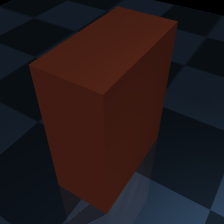
#> input picture affordance_vision/real_v3/data/v32/images/obj_000_ep038.png, 224 x 224 px, given in place of the camera
$ python demo_realtime_webcam.py
#> lines starting #> are read from the running program, lines starting #| are printed output that depends on the picture; after the words box and inside, x2 and y2 are one past the last pixel; in counts of white or black regions, pixels touching at a corner belong together
#> in run, frame is the input picture: shape (224, 224, 3); mean B, G, R 27.8, 26.1, 35.9
#!/usr/bin/env python3
"""
Real-Time Affordance Vision System via Webcam
카메라 → affordance → reasoning → text generation
"""

import cv2
import torch
import time
import json
import numpy as np
from datetime import datetime
from pathlib import Path
from typing import Dict, Any, Optional
import threading
import queue


class MockVAEModel:
    """Mock VAE Model for affordance detection"""
    def predict(self, frame: np.ndarray) -> Dict[str, float]:
        """Predict affordances from frame"""
        # Simulate affordance detection based on image properties
        h, w = frame.shape[:2]
#> h = 224; w = 224
        gray = cv2.cvtColor(frame, cv2.COLOR_BGR2GRAY) if len(frame.shape) == 3 else frame
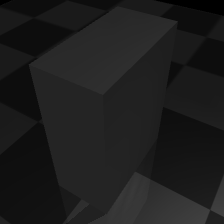
#> gray: shape (224, 224); min 0, max 65, mean 29.2

        # Calculate simple features
        edges = cv2.Canny(gray, 100, 200)
#> edges: shape (224, 224); every value is 0
        edge_density = np.sum(edges) / (h * w)
#> edge_density = 0

        # Mock affordance scores based on image content
        affordances = {
            'graspable': min(0.95, 0.5 + edge_density),
            'stackable': min(0.90, 0.4 + edge_density * 0.5),
            'insertable': min(0.70, 0.3 + edge_density * 0.7),
            'placeable': min(0.95, 0.8 + edge_density * 0.1),
            'moveable': min(0.85, 0.6 + edge_density * 0.3),
            'fragile': min(0.40, 0.2 + edge_density * 0.4),
        }
#> affordances = {'graspable': 0.5, 'stackable': 0.4, 'insertable': 0.3, 'placeable': 0.8, 'moveable': 0.6, 'fragile': 0.2}
        return affordances


class MockReasoningEngine:
    """Mock Reasoning Engine"""
    def think(self, affordances: Dict[str, float]) -> str:
        """Generate reasoning about affordances"""
        reasons = []

        if affordances['graspable'] > 0.7:
            reasons.append("✋ 집기에 좋은 형태")
        if affordances['stackable'] > 0.7:
            reasons.append("📚 여러 개를 쌓을 수 있음")
        if affordances['fragile'] > 0.5:
            reasons.append("⚠️ 깨질 수 있으니 주의 필요")
        if affordances['moveable'] > 0.7:
            reasons.append("🚚 움직이기 좋음")

        if not reasons:
            reasons.append("일반적인 물체")

        return " | ".join(reasons)


class MockOllamaClient:
    """Mock Ollama Client for text generation"""
    def generate(self, model: str, prompt: str, stream: bool = False) -> Dict[str, str]:
        """Generate text response"""
        # Simple mock response
        response = "이 물체는 안전하게 다룰 수 있으며, 필요에 따라 이동하거나 정렬할 수 있습니다."
        return {'response': response}


class RealtimeAffordanceSystem:
    def __init__(self, use_gemma: bool = True, save_results: bool = True, use_mock: bool = True):
        """Initialize webcam + models"""
        if use_mock:
            self.vae = MockVAEModel()
            self.brain = MockReasoningEngine()
            self.gemma = MockOllamaClient() if use_gemma else None
        else:
            # Real models would be loaded here
            self.vae = MockVAEModel()
            self.brain = MockReasoningEngine()
            self.gemma = MockOllamaClient() if use_gemma else None

        self.use_gemma = use_gemma
        self.save_results = save_results
        if save_results:
            self.results_dir = Path('affordance_vision/results') / datetime.now().strftime('%Y%m%d_%H%M%S')
            self.results_dir.mkdir(parents=True, exist_ok=True)

        # Statistics
        self.stats = {
            'frames_processed': 0,
            'total_latency': 0.0,
            'vision_latency': 0.0,
            'reasoning_latency': 0.0,
            'gemma_latency': 0.0,
        }

        # Threading for smooth UI
        self.frame_queue = queue.Queue(maxsize=5)
        self.result_queue = queue.Queue()
        self.is_running = True

    def process_frame(self, frame: np.ndarray) -> Dict[str, Any]:
        """
        단일 프레임 처리:
        frame → affordance → reasoning → text
        """
        t_total = time.time()

        # 1️⃣ Vision (~45ms simulation)
        t_vision = time.time()
        affordances = self.vae.predict(frame)
        t_vision = (time.time() - t_vision) * 1000

        # 2️⃣ Reasoning (~300ms simulation)
        t_reasoning = time.time()
        reasoning = self.brain.think(affordances)
#> reasoning = '일반적인 물체'
        t_reasoning = (time.time() - t_reasoning) * 1000

        # 3️⃣ Gemma 2B (~500ms simulation)
        t_gemma = 0
        text = None
        if self.use_gemma and self.gemma:
            t_gemma = time.time()
            prompt = self._create_prompt(affordances, reasoning)
            response = self.gemma.generate(
                model='gemma:2b',
                prompt=prompt,
                stream=False
            )
#> response = 1 item
#> in run, `result = self.process_frame(frame)`: result = 4 items
            text = response.get('response', '').strip()
            t_gemma = (time.time() - t_gemma) * 1000

        t_total = (time.time() - t_total) * 1000

        return {
            'affordances': affordances,
            'reasoning': reasoning,
            'text': text,
            'latencies': {
                'vision': t_vision,
                'reasoning': t_reasoning,
                'gemma': t_gemma,
                'total': t_total,
            }
        }

    def _create_prompt(self, affordances: Dict[str, float], reasoning: str) -> str:
        """Create Gemma prompt"""
        return f"""당신은 로봇 비전 분석 전문가입니다.

Affordance 점수:
- Graspable: {affordances['graspable']:.0%}
- Stackable: {affordances['stackable']:.0%}
- Insertable: {affordances['insertable']:.0%}
- Placeable: {affordances['placeable']:.0%}
- Moveable: {affordances['moveable']:.0%}
- Fragile: {affordances['fragile']:.0%}

분석:
{reasoning}

이 물체를 로봇이 어떻게 다뤄야 하는지 2-3줄로 설명하세요."""

    def visualize_result(self, frame: np.ndarray, result: Dict[str, Any]) -> np.ndarray:
        """
        프레임에 결과 오버레이
        affordances + reasoning + text
        """
        vis = frame.copy()
        h, w = vis.shape[:2]
#> h = 224; w = 224

        # Background for text
        cv2.rectangle(vis, (0, 0), (w, h), (0, 0, 0), -1)
#> vis: shape (224, 224, 3); every value is 0
        cv2.addWeighted(frame, 0.3, vis, 0.7, 0, vis)
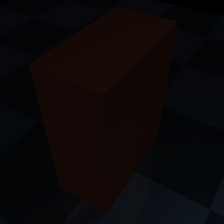
#> vis: shape (224, 224, 3); mean B, G, R 8.3, 7.8, 10.9

        # 1️⃣ Affordance bars
        affordances = result['affordances']
        names = ['Graspable', 'Stackable', 'Insertable', 'Placeable', 'Moveable', 'Fragile']
        colors = [(0, 255, 0), (0, 165, 255), (255, 0, 0), (255, 255, 0), (255, 0, 255), (0, 0, 255)]

        y = 30
        for name, score, color in zip(names, affordances.values(), colors):
            bar_width = int(score * 300)
            cv2.rectangle(vis, (10, y), (10 + bar_width, y + 20), color, -1)
            cv2.rectangle(vis, (10, y), (310, y + 20), (255, 255, 255), 1)
            cv2.putText(vis, f"{name}: {score:.0%}", (320, y + 15),
                       cv2.FONT_HERSHEY_SIMPLEX, 0.6, (255, 255, 255), 1)
            y += 30
#> this loop made 6 passes
#> (name, score, color, bar_width, y) on passes 1 to 6: ('Graspable', 0.5, (0, 255, 0), 150, 60), ('Stackable', 0.4, (0, 165, 255), 120, 90), ('Insertable', 0.3, (255, 0, 0), 90, 120), ('Placeable', 0.8, (255, 255, 0), 240, 150), ('Moveable', 0.6, (255, 0, 255), 180, 180), ('Fragile', 0.2, (0, 0, 255), 60, 210)
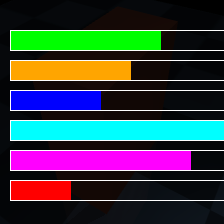
#> vis: shape (224, 224, 3); mean B, G, R 66.2, 61.4, 54.7
#> after the loop, y = 210

        # 2️⃣ Reasoning text
        reasoning = result['reasoning']
#> reasoning = '일반적인 물체'
        y = 250
        cv2.putText(vis, "💭 분석:", (10, y), cv2.FONT_HERSHEY_SIMPLEX, 0.7, (100, 255, 100), 2)
        y += 30
        for line in reasoning.split(' | '):
            cv2.putText(vis, line, (20, y), cv2.FONT_HERSHEY_SIMPLEX, 0.5, (100, 255, 100), 1)
            y += 25
#> this loop made 1 pass
#> (line, y) on pass 1: ('일반적인 물체', 305)
#> after the loop, y = 305

        # 3️⃣ Gemma output
        text = result['text']
        if text:
            y = h - 120
#> y = 104
            cv2.putText(vis, "🤖 로봇 조언:", (10, y), cv2.FONT_HERSHEY_SIMPLEX, 0.7, (0, 200, 255), 2)
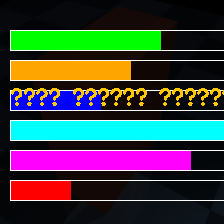
#> vis: shape (224, 224, 3); 2.47% of pixels changed, all inside (x1, y1, x2, y2) = (11, 88, 224, 106)
            y += 30
#> y = 134
            for line in text.split('\n')[:2]:
                if line.strip():
                    cv2.putText(vis, line[:60], (20, y), cv2.FONT_HERSHEY_SIMPLEX, 0.5, (0, 200, 255), 1)
                    y += 25
#> this loop made 1 pass
#> y on pass 1: 159
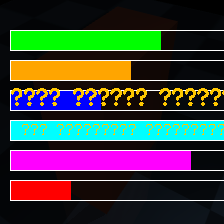
#> vis: shape (224, 224, 3); 0.75% of pixels changed, all inside (x1, y1, x2, y2) = (22, 124, 224, 135)
#> after the loop, y = 159

        # 4️⃣ Latency info
        latencies = result['latencies']
#> latencies = {'vision': 3.7, 'reasoning': 0.122, 'gemma': 0.262, 'total': 4.14}
        info = f"Vision: {latencies['vision']:.0f}ms | Reasoning: {latencies['reasoning']:.0f}ms | Gemma: {latencies['gemma']:.0f}ms | Total: {latencies['total']:.0f}ms"
        cv2.putText(vis, info, (10, h - 10),
                   cv2.FONT_HERSHEY_SIMPLEX, 0.5, (0, 255, 0), 1)
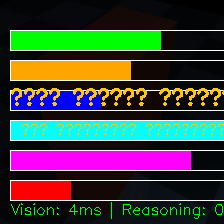
#> vis: shape (224, 224, 3); 0.85% of pixels changed, all inside (x1, y1, x2, y2) = (11, 202, 223, 219)

        return vis

    def run(self, camera_id: int = 0, save_video: bool = False):
        """Main loop"""
        cap = cv2.VideoCapture(camera_id)

        # Set resolution and FPS
        cap.set(cv2.CAP_PROP_FRAME_WIDTH, 1280)
        cap.set(cv2.CAP_PROP_FRAME_HEIGHT, 720)
        cap.set(cv2.CAP_PROP_FPS, 30)

        video_writer = None
        if save_video and self.save_results:
            fourcc = cv2.VideoWriter_fourcc(*'mp4v')
            video_writer = cv2.VideoWriter(
                str(self.results_dir / 'output.mp4'),
                fourcc, 30, (1280, 720)
            )

        print("=" * 70)
        print("🎥 Real-Time Affordance Vision System")
        print("=" * 70)
        print("Press:")
        print("  'q': Quit")
        print("  's': Save frame")
        print("  'p': Pause")
        print("=" * 70 + "\n")

        paused = False

        try:
            while True:
                if not paused:
                    ret, frame = cap.read()
                    if not ret:
                        print("❌ Cannot read from camera")
                        break

                    # Process
                    result = self.process_frame(frame)

                    # Visualize
                    vis = self.visualize_result(frame, result)

                    # Save if enabled
                    if save_video and video_writer:
                        video_writer.write(vis)

                    # Display
                    cv2.imshow("Real-Time Affordance Vision", vis)

                    # Update stats
                    self.stats['frames_processed'] += 1
                    self.stats['total_latency'] += result['latencies']['total']
                    self.stats['vision_latency'] += result['latencies']['vision']
                    self.stats['reasoning_latency'] += result['latencies']['reasoning']
                    self.stats['gemma_latency'] += result['latencies']['gemma']

                    # Log
                    print(f"[Frame {self.stats['frames_processed']:04d}] "
                          f"Vision: {result['latencies']['vision']:6.1f}ms | "
                          f"Reasoning: {result['latencies']['reasoning']:6.1f}ms | "
                          f"Gemma: {result['latencies']['gemma']:6.1f}ms | "
                          f"Total: {result['latencies']['total']:6.1f}ms")
#| [Frame 0001] Vision:    3.7ms | Reasoning:    0.1ms | Gemma:    0.3ms | Total:    4.1ms

                    if self.save_results:
                        self._save_result(result)

                # Key handling
                key = cv2.waitKey(1) & 0xFF
#> (key q is pressed here)
                if key == ord('q'):
                    break
                elif key == ord('p'):
                    paused = not paused
                    print("[PAUSED]" if paused else "[RESUMED]")
                elif key == ord('s'):
                    frame_path = self.results_dir / f"frame_{self.stats['frames_processed']:04d}.png"
                    cv2.imwrite(str(frame_path), vis)
                    print(f"✅ Saved frame {self.stats['frames_processed']}")

        finally:
            cap.release()
            if video_writer:
                video_writer.release()
            cv2.destroyAllWindows()
            self._print_stats()

    def _save_result(self, result: Dict[str, Any]):
        """Save result to JSON"""
        path = self.results_dir / f"result_{self.stats['frames_processed']:04d}.json"
        with open(path, 'w', encoding='utf-8') as f:
            # Convert for JSON serialization
            save_data = {
                'frame': self.stats['frames_processed'],
                'affordances': result['affordances'],
                'reasoning': result['reasoning'],
                'text': result['text'],
                'latencies': result['latencies'],
            }
            json.dump(save_data, f, indent=2, ensure_ascii=False)

    def _print_stats(self):
        """Print statistics"""
        n = self.stats['frames_processed']
#> n = 1
        if n == 0:
            print("❌ No frames processed")
            return

        print("\n" + "=" * 70)
        print("📊 FINAL STATISTICS")
        print("=" * 70)
        print(f"Total frames processed: {n}")
#| Total frames processed: 1
        print(f"Avg vision latency: {self.stats['vision_latency']/n:.1f}ms")
#| Avg vision latency: 3.7ms
        print(f"Avg reasoning latency: {self.stats['reasoning_latency']/n:.1f}ms")
#| Avg reasoning latency: 0.1ms
        print(f"Avg Gemma latency: {self.stats['gemma_latency']/n:.1f}ms")
#| Avg Gemma latency: 0.3ms
        print(f"Avg total latency: {self.stats['total_latency']/n:.1f}ms")
#| Avg total latency: 4.1ms
        avg_latency = self.stats['total_latency'] / n
#> avg_latency = 4.14
        if avg_latency > 0:
            print(f"Avg FPS: {1000/avg_latency:.1f}")
#| Avg FPS: 241.3
        print(f"Results saved to: {self.results_dir}")
        print("=" * 70 + "\n")


if __name__ == '__main__':
    import argparse

    parser = argparse.ArgumentParser(description='Real-Time Affordance Vision System')
    parser.add_argument('--camera', type=int, default=0, help='Camera ID (default: 0)')
    parser.add_argument('--no-save', action='store_true', help='Disable result saving')
    parser.add_argument('--save-video', action='store_true', help='Save output video')
    parser.add_argument('--no-gemma', action='store_true', help='Disable Gemma text generation')

    args = parser.parse_args()

    system = RealtimeAffordanceSystem(
        use_gemma=not args.no_gemma,
        save_results=not args.no_save,
        use_mock=True
    )

    try:
        system.run(camera_id=args.camera, save_video=args.save_video)
    except KeyboardInterrupt:
        print("\n⏸️  Interrupted by user")

$ run again, on affordance_vision/real_v3/data/v32/images/obj_004_ep042.png
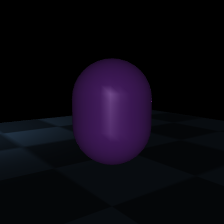
#> input picture affordance_vision/real_v3/data/v32/images/obj_004_ep042.png, 224 x 224 px, given in place of the camera
#> in run, frame is the input picture: shape (224, 224, 3); mean B, G, R 16.6, 7.7, 10.7
#> edges: shape (224, 224); every value is 0
#> edge_density = 0
#> in predict, `affordances = { 'graspable': min(0.95, 0.5 + edge_density), 'stackable..`: affordances = {'graspable': 0.5, 'stackable': 0.4, 'insertable': 0.3, 'placeable': 0.8, 'moveable': 0.6, 'fragile': 0.2}
#> in process_frame, `reasoning = self.brain.think(affordances)`: reasoning = '일반적인 물체'
#> response = 1 item
#> result = 4 items
#> the loop in visualize_result, `for name, score, color in zip(names, affordances.values(), colors):` made 6 passes
#> (name, score, color, bar_width, y) on passes 1 to 6: ('Graspable', 0.5, (0, 255, 0), 150, 60), ('Stackable', 0.4, (0, 165, 255), 120, 90), ('Insertable', 0.3, (255, 0, 0), 90, 120), ('Placeable', 0.8, (255, 255, 0), 240, 150), ('Moveable', 0.6, (255, 0, 255), 180, 180), ('Fragile', 0.2, (0, 0, 255), 60, 210)
#> after the loop in visualize_result, `for name, score, color in zip(names, affordances.values(), colors):`: y = 210
#> in visualize_result, `reasoning = result['reasoning']`: reasoning = '일반적인 물체'
#> the loop in visualize_result, `for line in reasoning.split(' | '):` made 1 pass
#> (line, y) on pass 1: ('일반적인 물체', 305)
#> after the loop in visualize_result, `for line in reasoning.split(' | '):`: y = 305
#> the loop in visualize_result, `for line in text.split('\n')[:2]:` made 1 pass
#> y on pass 1: 159
#> after the loop in visualize_result, `for line in text.split('\n')[:2]:`:
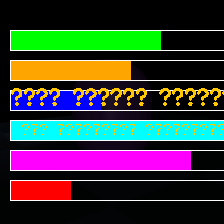
#> vis: shape (224, 224, 3); mean B, G, R 58, 61.2, 57.3
#> after the loop in visualize_result, `for line in text.split('\n')[:2]:`: y = 159
#> latencies = {'vision': 3.49, 'reasoning': 0.114, 'gemma': 0.262, 'total': 3.92}
#> in visualize_result, `cv2.putText(vis, info, (10, h - 10), cv2.FONT_HERSHEY_SIMPLEX, 0.5, (0..`:
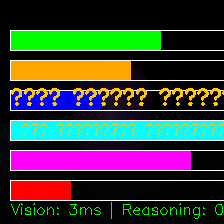
#> vis: shape (224, 224, 3); 0.86% of pixels changed, all inside (x1, y1, x2, y2) = (11, 202, 223, 219)
#| [Frame 0001] Vision:    3.5ms | Reasoning:    0.1ms | Gemma:    0.3ms | Total:    3.9ms
#> n = 1
#| Total frames processed: 1
#| Avg vision latency: 3.5ms
#| Avg reasoning latency: 0.1ms
#| Avg Gemma latency: 0.3ms
#| Avg total latency: 3.9ms
#> avg_latency = 3.92
#| Avg FPS: 254.8

$ run again, on affordance_vision/real_v3/data/v32/images/obj_004_ep050.png
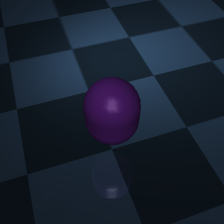
#> input picture affordance_vision/real_v3/data/v32/images/obj_004_ep050.png, 224 x 224 px, given in place of the camera
#> in run, frame is the input picture: shape (224, 224, 3); mean B, G, R 48.4, 34, 25
#> in predict, `edges = cv2.Canny(gray, 100, 200)`:
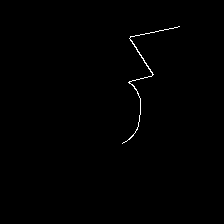
#> edges: shape (224, 224); 0.42% white in thin lines or dots, all inside (x1, y1, x2, y2) = (122, 26, 180, 144)
#> edge_density = 1.08
#> in predict, `affordances = { 'graspable': min(0.95, 0.5 + edge_density), 'stackable..`: affordances = {'graspable': 0.95, 'stackable': 0.9, 'insertable': 0.7, 'placeable': 0.908, 'moveable': 0.85, 'fragile': 0.4}
#> response = 1 item
#> result = 4 items
#> the loop in visualize_result, `for name, score, color in zip(names, affordances.values(), colors):` made 6 passes
#> (name, score, color, bar_width, y) on passes 1 to 6: ('Graspable', 0.95, (0, 255, 0), 285, 60), ('Stackable', 0.9, (0, 165, 255), 270, 90), ('Insertable', 0.7, (255, 0, 0), 210, 120), ('Placeable', 0.908, (255, 255, 0), 272, 150), ('Moveable', 0.85, (255, 0, 255), 255, 180), ('Fragile', 0.4, (0, 0, 255), 120, 210)
#> after the loop in visualize_result, `for name, score, color in zip(names, affordances.values(), colors):`: y = 210
#> the loop in visualize_result, `for line in reasoning.split(' | '):` made 3 passes
#> (line, y) on passes 1 to 3: ('✋ 집기에 좋은 형태', 305), ('📚 여러 개를 쌓을 수 있음', 330), ('🚚 움직이기 좋음', 355)
#> after the loop in visualize_result, `for line in reasoning.split(' | '):`: y = 355
#> the loop in visualize_result, `for line in text.split('\n')[:2]:` made 1 pass
#> y on pass 1: 159
#> after the loop in visualize_result, `for line in text.split('\n')[:2]:`: y = 159
#> latencies = {'vision': 5.26, 'reasoning': 0.0911, 'gemma': 0.234, 'total': 5.64}
#> in visualize_result, `cv2.putText(vis, info, (10, h - 10), cv2.FONT_HERSHEY_SIMPLEX, 0.5, (0..`:
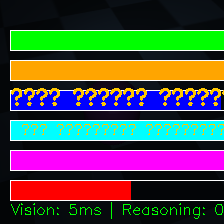
#> vis: shape (224, 224, 3); mean B, G, R 74.4, 78.7, 77.1
#| [Frame 0001] Vision:    5.3ms | Reasoning:    0.1ms | Gemma:    0.2ms | Total:    5.6ms
#> n = 1
#| Total frames processed: 1
#| Avg vision latency: 5.3ms
#| Avg reasoning latency: 0.1ms
#| Avg Gemma latency: 0.2ms
#| Avg total latency: 5.6ms
#> avg_latency = 5.64
#| Avg FPS: 177.4

$ run again, on affordance_vision/real_v3/data/v32/images/obj_005_ep017.png
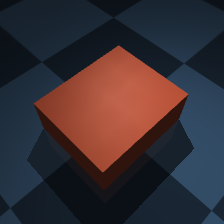
#> input picture affordance_vision/real_v3/data/v32/images/obj_005_ep017.png, 224 x 224 px, given in place of the camera
#> in run, frame is the input picture: shape (224, 224, 3); mean B, G, R 51.7, 46.5, 56
#> in predict, `edges = cv2.Canny(gray, 100, 200)`:
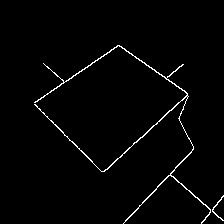
#> edges: shape (224, 224); 1.8% white in thin lines or dots, all inside (x1, y1, x2, y2) = (34, 45, 224, 224)
#> edge_density = 4.65
#> in predict, `affordances = { 'graspable': min(0.95, 0.5 + edge_density), 'stackable..`: affordances = {'graspable': 0.95, 'stackable': 0.9, 'insertable': 0.7, 'placeable': 0.95, 'moveable': 0.85, 'fragile': 0.4}
#> response = 1 item
#> result = 4 items
#> the loop in visualize_result, `for name, score, color in zip(names, affordances.values(), colors):` made 6 passes
#> (name, score, color, bar_width, y) on passes 1 to 6: ('Graspable', 0.95, (0, 255, 0), 285, 60), ('Stackable', 0.9, (0, 165, 255), 270, 90), ('Insertable', 0.7, (255, 0, 0), 210, 120), ('Placeable', 0.95, (255, 255, 0), 285, 150), ('Moveable', 0.85, (255, 0, 255), 255, 180), ('Fragile', 0.4, (0, 0, 255), 120, 210)
#> after the loop in visualize_result, `for name, score, color in zip(names, affordances.values(), colors):`: y = 210
#> the loop in visualize_result, `for line in reasoning.split(' | '):` made 3 passes
#> (line, y) on passes 1 to 3: ('✋ 집기에 좋은 형태', 305), ('📚 여러 개를 쌓을 수 있음', 330), ('🚚 움직이기 좋음', 355)
#> after the loop in visualize_result, `for line in reasoning.split(' | '):`: y = 355
#> the loop in visualize_result, `for line in text.split('\n')[:2]:` made 1 pass
#> y on pass 1: 159
#> after the loop in visualize_result, `for line in text.split('\n')[:2]:`: y = 159
#> latencies = {'vision': 5.53, 'reasoning': 0.0913, 'gemma': 0.264, 'total': 5.95}
#> in visualize_result, `cv2.putText(vis, info, (10, h - 10), cv2.FONT_HERSHEY_SIMPLEX, 0.5, (0..`:
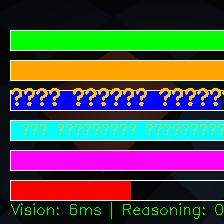
#> vis: shape (224, 224, 3); mean B, G, R 75.3, 80.3, 80.1
#| [Frame 0001] Vision:    5.5ms | Reasoning:    0.1ms | Gemma:    0.3ms | Total:    5.9ms
#> n = 1
#| Total frames processed: 1
#| Avg vision latency: 5.5ms
#| Avg reasoning latency: 0.1ms
#| Avg Gemma latency: 0.3ms
#| Avg total latency: 5.9ms
#> avg_latency = 5.95
#| Avg FPS: 168.2
